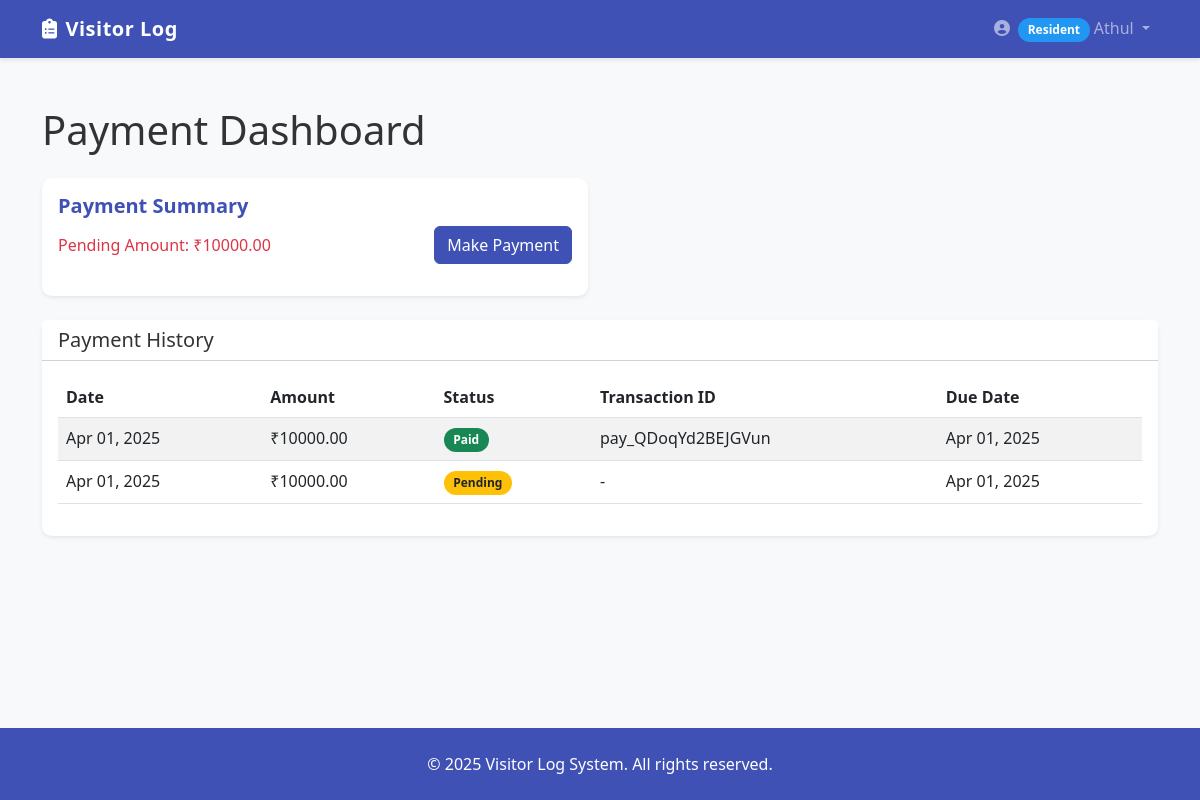
The page /payments/dashboard/ (signed in) on the database as committed earlier.
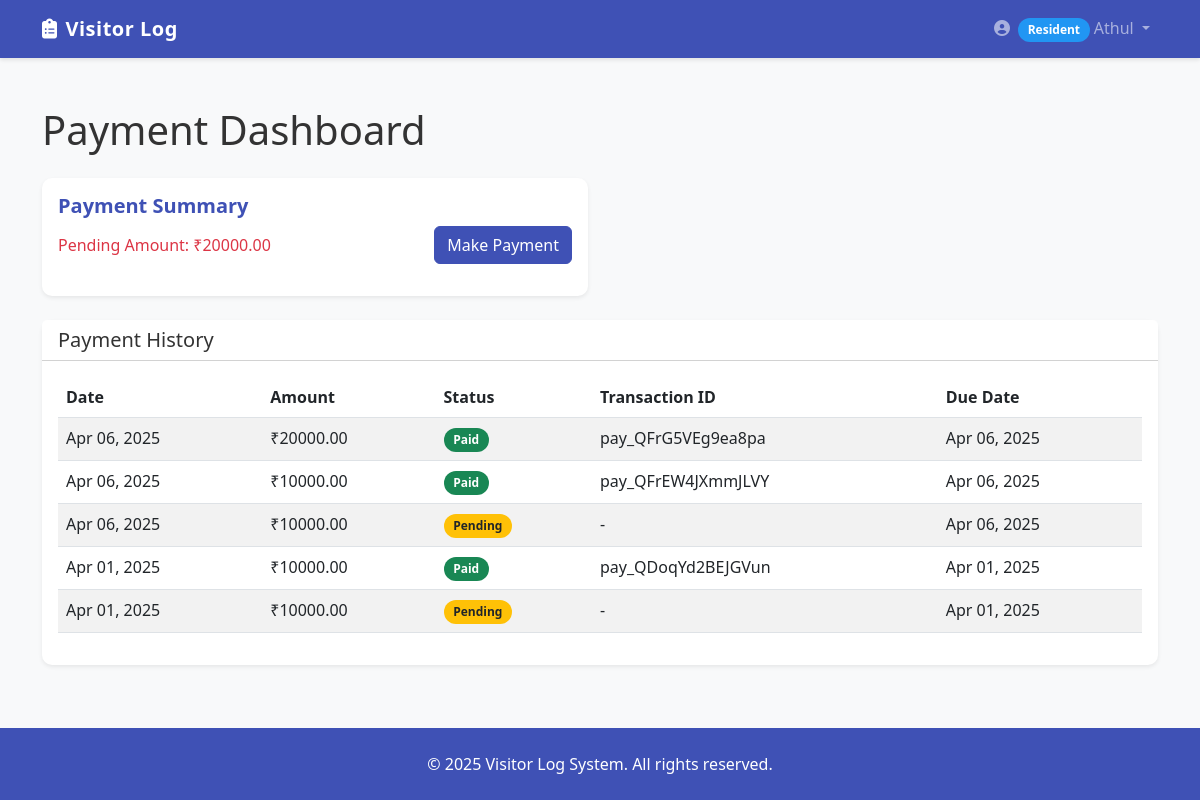
The same page on the database as committed later.
### payments/models.py (models this page shows, shortened)
class RentPayment(models.Model):
    STATUS_CHOICES = (
        ('PENDING', 'Pending'),
        ('PAID', 'Paid'),
        ('FAILED', 'Failed'),
    )
    resident = models.ForeignKey(
        settings.AUTH_USER_MODEL,
        on_delete=models.CASCADE,
        related_name='rent_payments',
        limit_choices_to={'role': 'RESIDENT'}
    )
    amount = models.DecimalField(max_digits=10, decimal_places=2)
    status = models.CharField(max_length=10, choices=STATUS_CHOICES, default='PENDING')
    transaction_id = models.CharField(max_length=100, blank=True, null=True)
    payment_id = models.CharField(max_length=100, blank=True, null=True)
    order_id = models.CharField(max_length=100, blank=True, null=True)
    payment_date = models.DateTimeField(auto_now_add=True)
    updated_at = models.DateTimeField(auto_now=True)
    due_date = models.DateField(default=timezone.now)
    notes = models.TextField(blank=True, null=True)
    class Meta:
        ordering = ['-payment_date']

### payments/views.py (the view)
# urls.py: path('dashboard/', views.payment_dashboard, name='payment_dashboard'),
@login_required
def payment_dashboard(request):
    user = request.user
    if user.role == 'RESIDENT':
        payments = RentPayment.objects.filter(resident=user).order_by('-payment_date')
        pending_amount = payments.filter(status='PENDING').aggregate(Sum('amount'))['amount__sum'] or 0
        today = timezone.now().date()
        next_payment = payments.filter(due_date__gte=today).order_by('due_date').first()
        return render(request, 'payments/dashboard.html', {
            'payments': payments,
            'pending_amount': pending_amount,
            'next_payment': next_payment,
            'title': 'Payment Dashboard'
        })
    elif user.role == 'ADMIN':
        return redirect('admin_payment_dashboard')
    else:
        messages.error(request, "You don't have access to the payment dashboard.")
        return redirect('dashboard')

### payments/templates/payments/dashboard.html (shortened to what this page needs)
{% extends 'base.html' %}
{% load static %}
{% block content %}
<div class="container my-4">
    <h1 class="mb-4">Payment Dashboard</h1>
    <div class="row mb-4">
        <div class="col-md-6">
            <div class="card shadow-sm">
                <div class="card-body">
                    <h5 class="card-title">Payment Summary</h5>
                    <div class="d-flex justify-content-between align-items-center mb-3">
                        <div>
                            {% if pending_amount > 0 %}
                            <p class="text-danger mb-0">Pending Amount: ₹{{ pending_amount|floatformat:2 }}</p>
                            {% else %}
                            <p class="text-success mb-0">No pending payments</p>
                            {% endif %}
                        </div>
                        <a href="{% url 'initiate_payment' %}" class="btn btn-primary">Make Payment</a>
                    </div>
                </div>
            </div>
        </div>
    </div>
    <div class="card shadow-sm">
        <div class="card-header bg-white">
            <h5 class="mb-0">Payment History</h5>
        </div>
        <div class="card-body">
            {% if payments %}
            <div class="table-responsive">
                <table class="table table-striped table-hover">
                    <thead>
                        <tr>
                            <th>Date</th>
                            <th>Amount</th>
                            <th>Status</th>
                            <th>Transaction ID</th>
                            <th>Due Date</th>
                        </tr>
                    </thead>
                    <tbody>
                        {% for payment in payments %}
                        <tr>
                            <td>{{ payment.payment_date|date:"M d, Y" }}</td>
                            <td>₹{{ payment.amount|floatformat:2 }}</td>
                            <td>
                                {% if payment.status == 'PAID' %}
                                <span class="badge bg-success">Paid</span>
                                {% elif payment.status == 'PENDING' %}
                                <span class="badge bg-warning text-dark">Pending</span>
                                {% else %}
                                <span class="badge bg-danger">Failed</span>
                                {% endif %}
                            </td>
                            <td>
                                {% if payment.transaction_id %}
                                {{ payment.transaction_id }}
                                {% else %}
                                -
                                {% endif %}
                            </td>
                            <td>
                                {% if payment.due_date %}
                                {{ payment.due_date|date:"M d, Y" }}
                                {% else %}
                                -
                                {% endif %}
                            </td>
                        </tr>
                        {% endfor %}
                    </tbody>
                </table>
            </div>
            {% else %}
            <div class="alert alert-info">
                No payment records found.
                <a href="{% url 'initiate_payment' %}" class="alert-link">Make your first payment</a>.
            </div>
            {% endif %}
        </div>
    </div>
</div>
{% endblock %}

Rows that differ between the two databases and show on the page:
added RentPayment: payment_date "Apr 06, 2025", amount "20000.00", status "Paid", transaction_id "pay_QFrG5VEg9ea8pa", due_date "Apr 06, 2025"
added RentPayment: payment_date "Apr 06, 2025", amount "10000.00", status "Paid", transaction_id "pay_QFrEW4JXmmJLVY", due_date "Apr 06, 2025"
added RentPayment: payment_date "Apr 06, 2025", amount "10000.00", status "Pending", due_date "Apr 06, 2025"
Other text that changed with them:
{{ pending_amount|floatformat:2 }}: "10000.00" → "20000.00"
